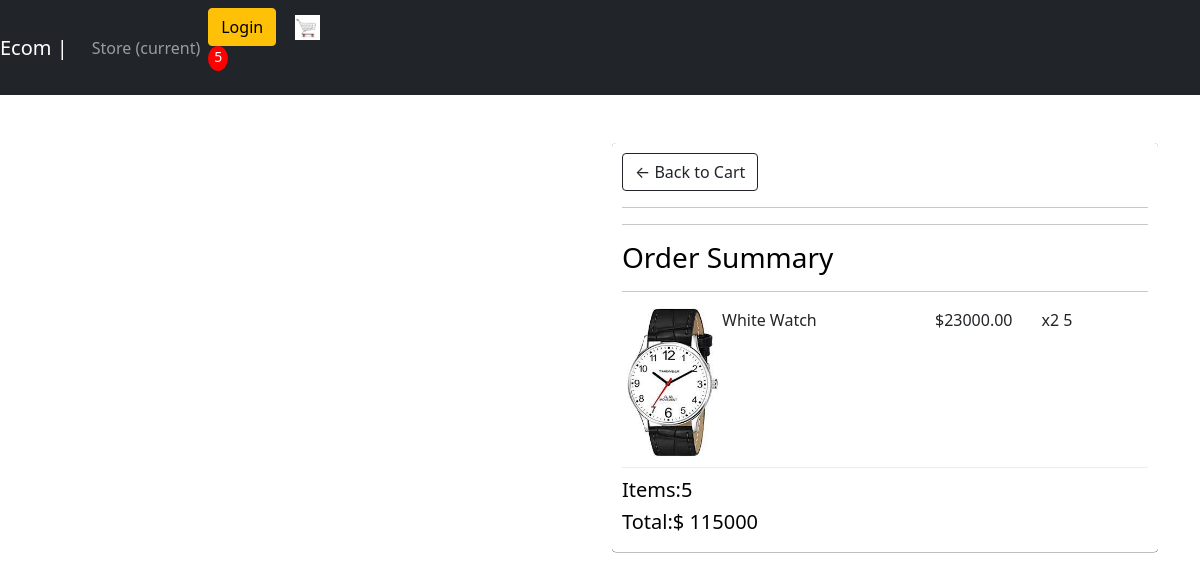
/checkout/ (signed in), run on an earlier commit of the app's database.
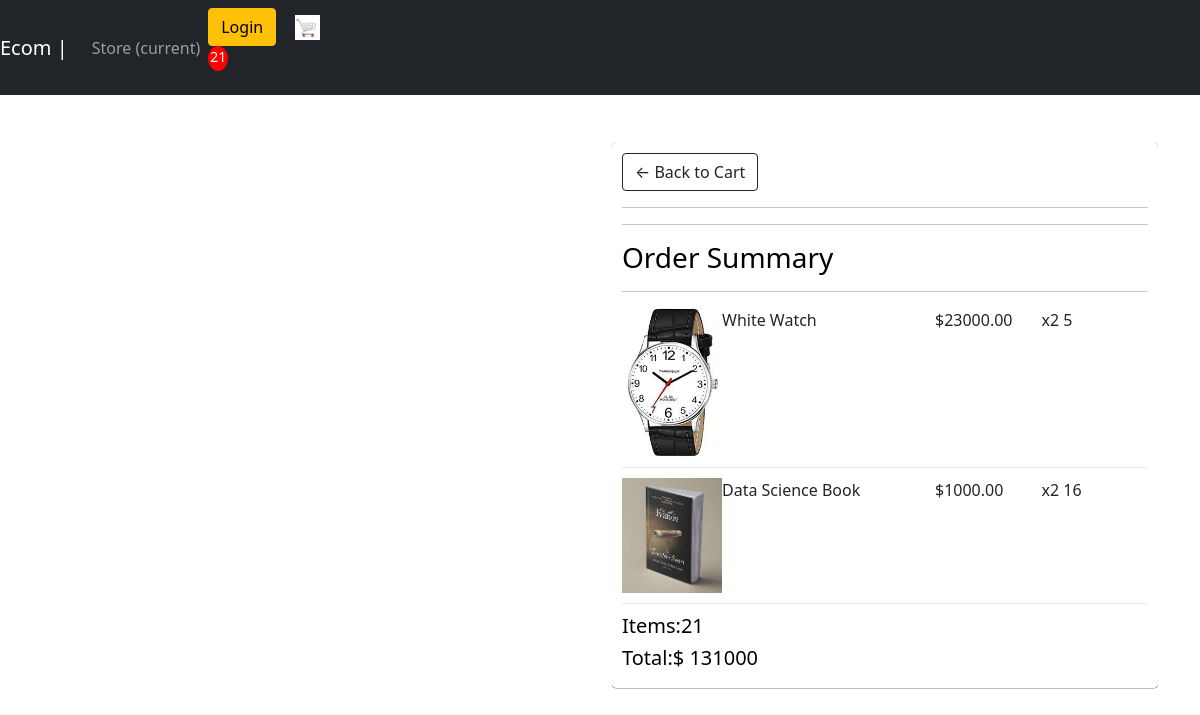
And on a later commit of the database.
### Store/models.py (models this page shows, shortened)
class OrderItem(models.Model):
    product = models.ForeignKey(Product, on_delete=models.SET_NULL, blank=True, null=True)
    order = models.ForeignKey(Order, on_delete=models.SET_NULL, blank=True, null=True)
    quantity = models.IntegerField(default=0, null=True, blank=True)
    date_added = models.DateTimeField(auto_now_add=True)
    @property
    def get_total(self):
        total = self.product.price * self.quantity
        return total

class Product(models.Model):
    name = models.CharField(max_length=200)
    price = models.DecimalField(max_digits=7,decimal_places=2)
    digital = models.BooleanField(default=False, null=True, blank=False)
    image=models.ImageField(upload_to='images/',null=True,blank=True)
    image_thumbnail = ImageSpecField(source='image',
                                        processors=[ResizeToFill(100, 50)],
                                        format='JPEG',
                                        options={'quality': 60}
    )
    @property
    def imageURL(self):
        try:
            url = self.image.url
        except:
            url = ''
        return url

class Order(models.Model):
    customer = models.ForeignKey(Customer, on_delete=models.SET_NULL, blank=True, null=True)
    date_ordered = models.DateTimeField(auto_now_add=True)
    complete = models.BooleanField(default=False, null=True, blank=False)
    transaction_id = models.CharField(max_length=200, null=True)
    @property
    def shipping(self):
        shipping = False
        orderitems = self.orderitem_set.all()
        for i in orderitems:
            if i.product.digital == False:
                shipping = True
        return shipping
    @property
    def get_cart_total(self):
        orderitems = self.orderitem_set.all()
        total = sum([item.get_total for item in orderitems])
        return total
    @property
    def get_cart_items(self):
        orderitems = self.orderitem_set.all()
        total = sum([item.quantity for item in orderitems])
        return total

### Store/views.py (the view)
# urls.py: path('checkout/',Checkout,name='checkout'),
def Checkout(request):
    if request.user.is_authenticated:
        customer=request.user.customer
        order,created = Order.objects.get_or_create(customer=customer,complete=False)
        items=order.orderitem_set.all()
        cartItems=order.get_cart_items
    else:
        items=[]
        order={'get_cart_total':0,'get_cart_items':0,'shipping':False  }
        cartItems=order['get_cart_items']
    context = {
            'items':items,
            'order':order,
            'cartItems':cartItems,
        }
    return render(request,'checkout.html',context)

### frontend/templates/checkout.html (shortened to what this page needs)
{%  extends 'main.html' %}
{%  load static %}
{% block content %}
<br>
<br>
<div class="row">
    <div class="col-lg-6" >
        <br>
    </div>
    <div class="col-lg-6">
        <div class="box-element">
            <a href="{% url 'store:cart' %}" class="btn btn-outline-dark">&#x2190; Back to Cart</a>
            <hr>
            <hr>
            <h3>Order Summary</h3>
            <hr>
            {% for item in items%}
            <div style="display: flex;align-items:flex-stretch;padding-bottom:10px;margin-bottom:10px;border: bottom 1px solid #ececec;" class="cart-row">
                 <div class="row-image" style="width: 100px;">
                    <img style="width:100px ;" src="{{item.product.imageURL}}" alt="">
                 </div>
                 <div style="flex: 2;">{{item.product.name}}</div>
                 <div style="flex: 1;"><p>${{item.product.price}}</p></div>
                 <div style="flex: 1;"><p>x2 {{item.quantity}}</p></div>
            </div>
            {% endfor %}
            <h5>Items:{{order.get_cart_items}}</h5>
            <h5>Total:$ {{order.get_cart_total|floatformat }} </h5>
        </div>
    </div>
</div>
{%  endblock %}

What changed in the data, as far as the page shows it:
added OrderItem: product.imageURL (picture), product.name "Data Science Book", product.price "1000.00", quantity "16"
computed for Order: get_cart_items "5" → "21"; get_cart_total "115000" → "131000"
Also different on the page:
{{ cartItems }}: "5" → "21"
